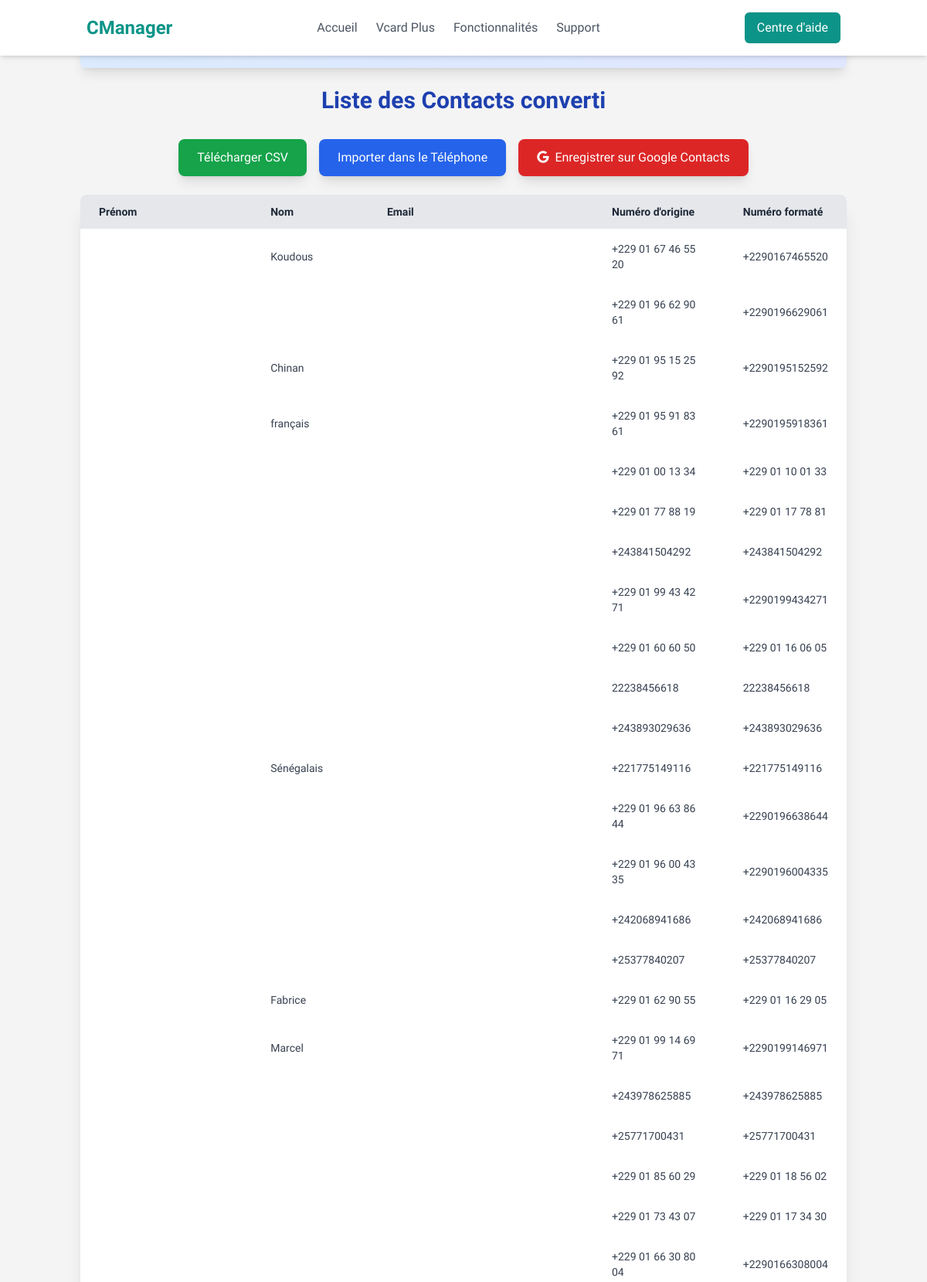
Page /list/ (upper part) on the committed database.
### formatter/models.py (models this page shows, shortened)
class Contact(models.Model):
    session_key = models.CharField(max_length=40, null=True, blank=True)  # Clé de session
    first_name = models.CharField(max_length=100)
    last_name = models.CharField(max_length=100)
    email = models.EmailField()
    phone_number = models.CharField(max_length=15)
    formatted_number = models.CharField(max_length=15)

### formatter/views.py (the view)
# urls.py: path('list/', list_contacts, name='list_contacts'),
def list_contacts(request):
    contacts = Contact.objects.all().order_by('first_name')
    return render(request, "main/list_contacts.html", {"contacts": contacts})

### formatter/templates/main/list_contacts.html
{% extends "main/base.html" %}
{% block main %}
<div class="flex flex-col min-h-screen">
    <div class="container mx-auto mt-8 px-4 flex-grow">
        <nav aria-label="breadcrumb" class="bg-gradient-to-r from-blue-100 to-indigo-100 py-4 px-6 rounded-md shadow-lg mb-6">
            <ol class="breadcrumb flex space-x-3 text-gray-600">
                <li class="breadcrumb-item">
                    <a href="/" class="text-blue-600 hover:text-blue-800 font-semibold transition">Accueil</a>
                </li>
                <li class="breadcrumb-item active text-gray-800 font-semibold" aria-current="page">Convertir</li>
            </ol>
        </nav>
        <div class="text-center mb-8">
            <h2 class="text-3xl font-bold text-blue-800">Liste des Contacts converti</h2>
        </div>
        <div class="flex justify-center space-x-4 mb-6">
            <a href="/download_csv/" class="btn btn-success px-6 py-3 rounded-lg text-white bg-green-600 hover:bg-green-700 transition ease-in-out duration-300 shadow-lg">Télécharger CSV</a>
            <a href="/download_vcard/" class="btn btn-info px-6 py-3 rounded-lg text-white bg-blue-600 hover:bg-blue-700 transition ease-in-out duration-300 shadow-lg">Importer dans le Téléphone</a>
            <a href="{% url 'google_oauth' %}" class="btn btn-danger px-6 py-3 rounded-lg text-white bg-red-600 hover:bg-red-700 transition ease-in-out duration-300 shadow-lg">
                <i class="fab fa-google mr-2"></i>Enregistrer sur Google Contacts
            </a>
        </div>
        <div class="overflow-x-auto bg-white shadow-xl rounded-lg">
            <table class="min-w-full table-auto text-sm text-left text-gray-700">
                <thead class="bg-gray-200 text-gray-800">
                    <tr>
                        <th class="px-6 py-3 font-semibold text-sm">Prénom</th>
                        <th class="px-6 py-3 font-semibold text-sm">Nom</th>
                        <th class="px-6 py-3 font-semibold text-sm">Email</th>
                        <th class="px-6 py-3 font-semibold text-sm">Numéro d'origine</th>
                        <th class="px-6 py-3 font-semibold text-sm">Numéro formaté</th>
                    </tr>
                </thead>
                <tbody>
                    {% if contacts %}
                        {% for contact in contacts %}
                        <tr class="hover:bg-gray-50">
                            <td class="px-6 py-4">{{ contact.first_name }}</td>
                            <td class="px-6 py-4">{{ contact.last_name }}</td>
                            <td class="px-6 py-4">{{ contact.email }}</td>
                            <td class="px-6 py-4">{{ contact.phone_number }}</td>
                            <td class="px-6 py-4">{{ contact.formatted_number }}</td>
                        </tr>
                        {% endfor %}
                    {% else %}
                        <tr>
                            <td colspan="5" class="text-center py-4 text-gray-500">Aucun contact trouvé.</td>
                        </tr>
                    {% endif %}
                </tbody>
            </table>
        </div>
    </div>
</div>
{% endblock %}

### formatter/templates/main/base.html (shortened to what this page needs)
<!DOCTYPE html>
<html lang="fr">
<head>
    {% load static %}
    <script src="https://cdn.tailwindcss.com"></script>
    <link rel="stylesheet" href="https://cdnjs.cloudflare.com/ajax/libs/font-awesome/6.7.1/css/all.min.css" />
</head>
<body>
  <nav class="bg-white shadow-md fixed w-full z-10 top-0 left-0">
    <div class="container mx-auto flex items-center justify-between px-6 py-4">
        <a href="#" class="text-2xl font-bold text-teal-600">CManager</a>
        <ul class="hidden md:flex space-x-6">
            <li><a href="/#home" class="text-gray-600 hover:text-teal-600">Accueil</a></li>
            <li><a href="/vcard" class="text-gray-600 hover:text-teal-600">Vcard Plus</a></li>
            <li><a href="/#features" class="text-gray-600 hover:text-teal-600">Fonctionnalités</a></li>
            <li><a href="/#support" class="text-gray-600 hover:text-teal-600">Support</a></li>
        </ul>
        <a href="wa.me/22964003675" class="bg-teal-600 text-white px-4 py-2 rounded-md hover:bg-teal-700">Centre d'aide</a>
    </div>
</nav>
    {% block main %}{% endblock %}
</body>
</html>

### formatter/templates/main/base.html (style rules this page uses)
body { font-family: "Parkinsans", sans-serif; background-color: #f4f4f4; }
nav { backdrop-filter: blur(10px); z-index: 10; }

### rows in the picture
Contact: last_name "Koudous", phone_number "+229 01 67 46 55 20", formatted_number "+2290167465520"
Contact: phone_number "+229 01 96 62 90 61", formatted_number "+2290196629061"
Contact: last_name "Chinan", phone_number "+229 01 95 15 25 92", formatted_number "+2290195152592"
Contact: last_name "français", phone_number "+229 01 95 91 83 61", formatted_number "+2290195918361"
Contact: phone_number "+229 01 00 13 34", formatted_number "+229 01 10 01 33"
Contact: phone_number "+229 01 77 88 19", formatted_number "+229 01 17 78 81"
Contact: phone_number "+243841504292", formatted_number "+243841504292"
Contact: phone_number "+229 01 99 43 42 71", formatted_number "+2290199434271"
Contact: phone_number "+229 01 60 60 50", formatted_number "+229 01 16 06 05"
Contact: phone_number "22238456618", formatted_number "22238456618"
Contact: phone_number "+243893029636", formatted_number "+243893029636"
Contact: last_name "Sénégalais", phone_number "+221775149116", formatted_number "+221775149116"
Contact: phone_number "+229 01 96 63 86 44", formatted_number "+2290196638644"
Contact: phone_number "+229 01 96 00 43 35", formatted_number "+2290196004335"
Contact: phone_number "+242068941686", formatted_number "+242068941686"
Contact: phone_number "+25377840207", formatted_number "+25377840207"
Contact: last_name "Fabrice", phone_number "+229 01 62 90 55", formatted_number "+229 01 16 29 05"
Contact: last_name "Marcel", phone_number "+229 01 99 14 69 71", formatted_number "+2290199146971"
Contact: phone_number "+243978625885", formatted_number "+243978625885"
Contact: phone_number "+25771700431", formatted_number "+25771700431"
Contact: phone_number "+229 01 85 60 29", formatted_number "+229 01 18 56 02"
Contact: phone_number "+229 01 73 43 07", formatted_number "+229 01 17 34 30"
Contact: phone_number "+229 01 66 30 80 04", formatted_number "+2290166308004"
